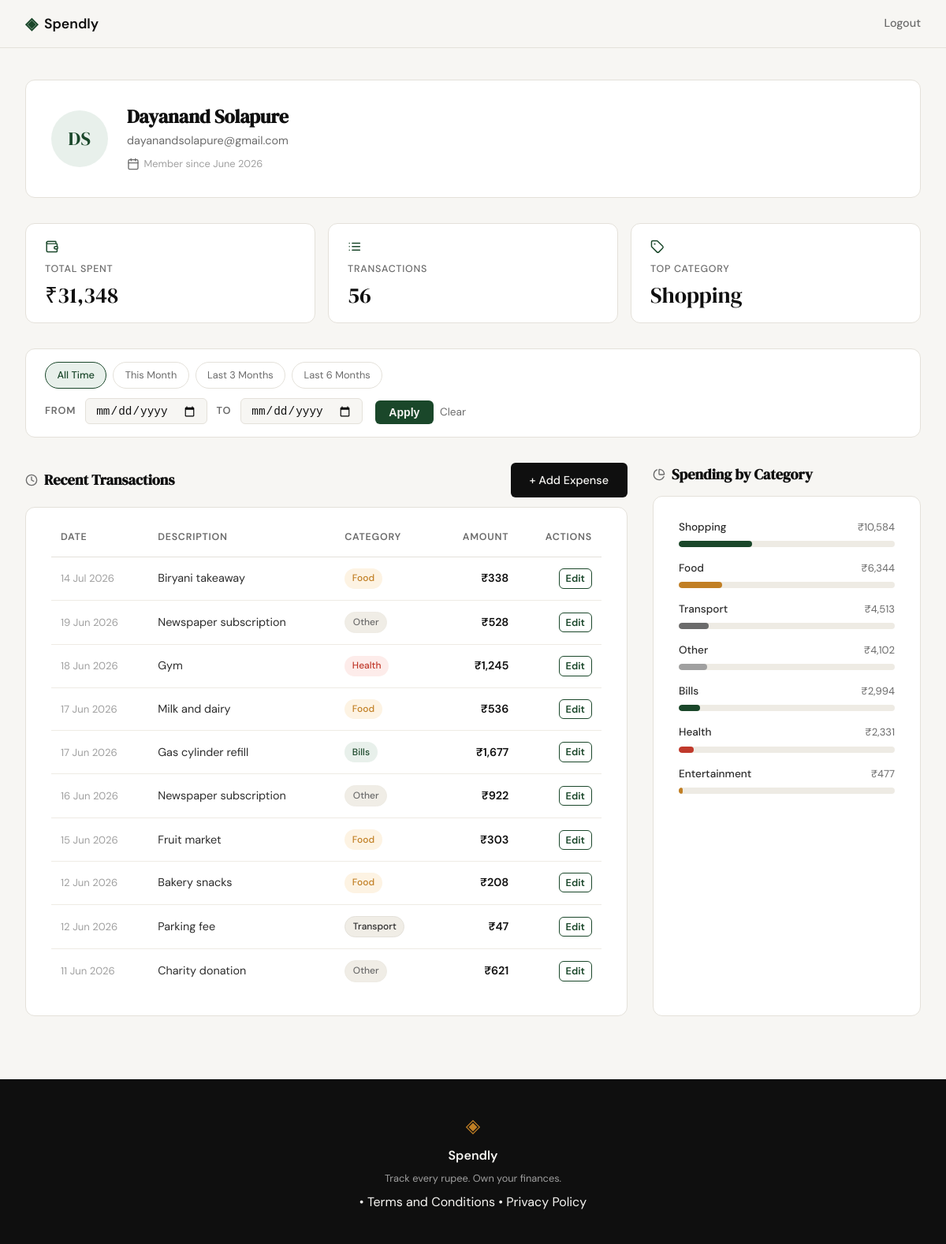
/profile (signed in), run on the app's committed database.
### tables this page shows
CREATE TABLE users (
            id            INTEGER PRIMARY KEY AUTOINCREMENT,
            name          TEXT    NOT NULL,
            email         TEXT    UNIQUE NOT NULL,
            password_hash TEXT    NOT NULL,
            created_at    TEXT    DEFAULT (datetime('now'))
        );

CREATE TABLE expenses (
            id          INTEGER PRIMARY KEY AUTOINCREMENT,
            user_id     INTEGER NOT NULL,
            amount      REAL    NOT NULL,
            category    TEXT    NOT NULL,
            date        TEXT    NOT NULL,
            description TEXT,
            created_at  TEXT    DEFAULT (datetime('now')),
            FOREIGN KEY (user_id) REFERENCES users (id)
        );

### app.py (the view)
@app.route("/profile")
def profile():
    if not session.get("user_id"):
        return redirect(url_for("login"))
    db_user = get_user_by_id(session["user_id"])
    if db_user is None:
        session.clear()
        return redirect(url_for("login"))
    user = {
        "name": db_user["name"],
        "email": db_user["email"],
        "member_since": _fmt_member_since(db_user["created_at"]),
    }
    filter_from = request.args.get("from_date", "").strip()
    filter_to = request.args.get("to_date", "").strip()
    filter_error = None
    filter_hint = None
    active_filter = False
    if filter_from and not _DATE_RE.match(filter_from):
        filter_error = "Invalid start date. Use YYYY-MM-DD format."
        filter_from = filter_to = ""
    elif filter_to and not _DATE_RE.match(filter_to):
        filter_error = "Invalid end date. Use YYYY-MM-DD format."
        filter_from = filter_to = ""
    elif bool(filter_from) != bool(filter_to):
        filter_hint = "Please provide both a start and an end date."
        filter_from = filter_to = ""
    elif filter_from and filter_to:
        if filter_from > filter_to:
            filter_error = "Start date must be on or before the end date."
            filter_from = filter_to = ""
        else:
            active_filter = True
    user_id = session["user_id"]
    from_arg = filter_from if active_filter else None
    to_arg = filter_to if active_filter else None
    expenses = get_user_expenses(user_id, from_arg, to_arg)
    stats = get_user_stats(user_id, from_arg, to_arg)
    categories = get_user_categories(user_id, from_arg, to_arg)
    filter_from_display = _fmt_date(filter_from) if active_filter else ""
    filter_to_display = _fmt_date(filter_to) if active_filter else ""
    _today = date.today()
    quick_filters = {
        "This Month":    (_today.replace(day=1).isoformat(), _today.isoformat()),
        "Last 3 Months": ((_today - timedelta(days=90)).isoformat(), _today.isoformat()),
        "Last 6 Months": ((_today - timedelta(days=180)).isoformat(), _today.isoformat()),
    }
    return render_template(
        "profile.html",
        user=user, stats=stats, expenses=expenses, categories=categories,
        filter_from=filter_from, filter_to=filter_to,
        filter_from_display=filter_from_display, filter_to_display=filter_to_display,
        active_filter=active_filter,
        filter_error=filter_error, filter_hint=filter_hint,
        quick_filters=quick_filters,
    )

### app.py (called while the page is built)
@app.after_request
def set_security_headers(response):
    response.headers["X-Content-Type-Options"] = "nosniff"
    response.headers["X-Frame-Options"] = "DENY"
    response.headers["Referrer-Policy"] = "strict-origin-when-cross-origin"
    return response

### database/db.py (called while the page is built)
def get_db():
    conn = sqlite3.connect(DB_PATH)
    conn.row_factory = sqlite3.Row
    conn.execute("PRAGMA foreign_keys = ON")
    return conn

def get_user_by_id(user_id):
    conn = get_db()
    cursor = conn.cursor()
    cursor.execute("SELECT * FROM users WHERE id = ?", (user_id,))
    user = cursor.fetchone()
    conn.close()
    return user

def _fmt_amount(amount_float):
    return f"₹{int(amount_float):,}"

def _fmt_date(date_str):
    dt = datetime.strptime(date_str, "%Y-%m-%d")
    return dt.strftime("%#d %b %Y")

def _fmt_member_since(created_at_str):
    dt = datetime.strptime(created_at_str, "%Y-%m-%d %H:%M:%S")
    return dt.strftime("%B %Y")

def _date_filter(from_date, to_date):
    if from_date and to_date:
        return " AND date BETWEEN ? AND ?", [from_date, to_date]
    return "", []

def get_user_expenses(user_id, from_date=None, to_date=None):
    conn = get_db()
    cursor = conn.cursor()
    date_clause, date_params = _date_filter(from_date, to_date)
    sql = ("SELECT id, date, description, category, amount FROM expenses "
           "WHERE user_id = ?" + date_clause)
    params = [user_id] + date_params
    sql += " ORDER BY date DESC" if date_clause else " ORDER BY date DESC LIMIT 10"
    cursor.execute(sql, params)
    rows = cursor.fetchall()
    conn.close()
    return [
        {
            "id": row["id"],
            "date": _fmt_date(row["date"]),
            "description": row["description"],
            "category": row["category"],
            "amount": _fmt_amount(row["amount"]),
        }
        for row in rows
    ]

### templates/profile.html (shortened to what this page needs)
{% extends "base.html" %}
{% block head %}
<link rel="stylesheet" href="{{ url_for('static', filename='css/profile.css') }}">
{% endblock %}
{% block content %}
<div class="profile-page">
  <div class="profile-inner">
    <section class="profile-hero">
      <div class="profile-avatar">
        <span class="profile-avatar__initials">
          {{ user.name.split()[0][0] }}{{ user.name.split()[-1][0] }}
        </span>
      </div>
      <div class="profile-identity">
        <h1 class="profile-identity__name">{{ user.name }}</h1>
        <p class="profile-identity__email">{{ user.email }}</p>
        <p class="profile-identity__since">
          <i data-lucide="calendar" class="profile-icon"></i>
          Member since {{ user.member_since }}
        </p>
      </div>
    </section>
    <section class="profile-stats">
      <div class="profile-stat-card">
        <i data-lucide="wallet" class="profile-stat-card__icon"></i>
        <span class="profile-stat-card__label">Total Spent</span>
        <span class="profile-stat-card__value">{{ stats.total_spent }}</span>
      </div>
      <div class="profile-stat-card">
        <i data-lucide="list" class="profile-stat-card__icon"></i>
        <span class="profile-stat-card__label">Transactions</span>
        <span class="profile-stat-card__value">{{ stats.transaction_count }}</span>
      </div>
      <div class="profile-stat-card">
        <i data-lucide="tag" class="profile-stat-card__icon"></i>
        <span class="profile-stat-card__label">Top Category</span>
        <span class="profile-stat-card__value">{{ stats.top_category }}</span>
      </div>
    </section>
    <form class="filter-form" method="GET" action="{{ url_for('profile') }}">
      <div class="quick-filter">
        <a href="{{ url_for('profile') }}"
           class="quick-filter__btn {% if not active_filter %}quick-filter__btn--active{% endif %}">
          All Time
        </a>
        {% for label, (from_d, to_d) in quick_filters.items() %}
        <a href="{{ url_for('profile', from_date=from_d, to_date=to_d) }}"
           class="quick-filter__btn {% if filter_from == from_d and filter_to == to_d %}quick-filter__btn--active{% endif %}">
          {{ label }}
        </a>
        {% endfor %}
      </div>
      <div class="filter-form__row">
        <div class="filter-form__fields">
          <label class="filter-form__label" for="from_date">From</label>
          <input class="filter-form__input" type="date" id="from_date"
                 name="from_date" value="{{ filter_from }}">
          <label class="filter-form__label" for="to_date">To</label>
          <input class="filter-form__input" type="date" id="to_date"
                 name="to_date" value="{{ filter_to }}">
        </div>
        <div class="filter-form__actions">
          <button class="filter-form__btn" type="submit">Apply</button>
          {% if not active_filter %}
          <a class="filter-form__clear" href="{{ url_for('profile') }}">Clear</a>
          {% endif %}
        </div>
      </div>
    </form>
    <div class="profile-bottom-grid">
      <section class="profile-section">
        <div class="profile-section__header">
          <h2 class="profile-section__heading">
            <i data-lucide="clock" class="profile-icon"></i>
            Recent Transactions
          </h2>
          <a href="{{ url_for('add_expense_view') }}" class="btn-primary">+ Add Expense</a>
        </div>
        <div class="profile-card">
          <table class="txn-table">
            <thead class="txn-table__head">
              <tr>
                <th class="txn-table__th">Date</th>
                <th class="txn-table__th">Description</th>
                <th class="txn-table__th">Category</th>
                <th class="txn-table__th txn-table__th--right">Amount</th>
                <th class="txn-table__th txn-table__th--right">Actions</th>
              </tr>
            </thead>
            <tbody>
              {% for expense in expenses %}
              <tr class="txn-table__row">
                <td class="txn-table__td txn-table__td--date">{{ expense.date }}</td>
                <td class="txn-table__td">{{ expense.description }}</td>
                <td class="txn-table__td">
                  <span class="cat-badge cat-badge--{{ expense.category | lower | replace(' ', '-') }}">
                    {{ expense.category }}
                  </span>
                </td>
                <td class="txn-table__td txn-table__td--amount">{{ expense.amount }}</td>
                <td class="txn-table__td txn-table__td--actions">
                  <a href="{{ url_for('edit_expense', id=expense.id) }}" class="txn-edit-link">Edit</a>
                </td>
              </tr>
              {% endfor %}
            </tbody>
          </table>
        </div>
      </section>
      <section class="profile-section">
        <h2 class="profile-section__heading">
          <i data-lucide="pie-chart" class="profile-icon"></i>
          Spending by Category
        </h2>
        <div class="profile-card profile-card--full-height">
          <div class="cat-breakdown">
            {% for cat in categories %}
            <div class="cat-breakdown__row">
              <div class="cat-breakdown__meta">
                <span class="cat-breakdown__name">{{ cat.name }}</span>
                <span class="cat-breakdown__total">{{ cat.total }}</span>
              </div>
              <div class="cat-breakdown__track">
                <div
                  class="cat-breakdown__fill cat-breakdown__fill--{{ cat.name | lower | replace(' ', '-') }}"
                  style="--bar-pct: {{ cat.pct }}%">
                </div>
              </div>
            </div>
            {% endfor %}
          </div>
        </div>
      </section>
    </div>
  </div>
</div>
{% endblock %}

### static/css/style.css (style rules this page uses)
:root { --ink: #0f0f0f; --ink-soft: #2d2d2d; --ink-muted: #6b6b6b; --ink-faint: #a0a0a0; --paper: #f7f6f3; --paper-warm: #f0ede6; --paper-card: #ffffff; --accent: #1a472a; --accent-light: #e8f0eb; --accent-2: #c17f24; --accent-2-light: #fdf3e3; --danger: #c0392b; --danger-light: #fdecea; --border: #e4e1da; --border-soft: #eeebe4; --font-display: 'DM Serif Display', Georgia, serif; --font-body: 'DM Sans', system-ui, sans-serif; --max-width: 1200px; --auth-width: 440px; --radius-sm: 6px; --radius-md: 12px; --radius-lg: 20px; }
*, *::before, *::after { box-sizing: border-box; margin: 0; padding: 0; }
html { font-size: 16px; scroll-behavior: smooth; }
body { background: var(--paper); color: var(--ink); font-family: var(--font-body); font-size: 1rem; line-height: 1.6; -webkit-font-smoothing: antialiased; }
a { color: inherit; text-decoration: none; }
.btn-primary { display: inline-block; background: var(--ink); color: var(--paper); padding: 0.65rem 1.5rem; border-radius: var(--radius-sm); font-family: var(--font-body); font-size: 0.9rem; font-weight: 500; cursor: pointer; border: none; transition: background 0.2s; text-decoration: none; }

### data on the page
users: name "D", name "S", name "Dayanand Solapure", email "dayanandsolapure@gmail.com"
expenses: date "14 Jul 2026", description "Biryani takeaway", category "Food", amount "₹338"
expenses: date "19 Jun 2026", description "Newspaper subscription", category "Other", amount "₹528"
expenses: date "18 Jun 2026", description "Gym", category "Health", amount "₹1,245"
expenses: date "17 Jun 2026", description "Milk and dairy", category "Food", amount "₹536"
expenses: date "17 Jun 2026", description "Gas cylinder refill", category "Bills", amount "₹1,677"
expenses: date "16 Jun 2026", description "Newspaper subscription", category "Other", amount "₹922"
expenses: date "15 Jun 2026", description "Fruit market", category "Food", amount "₹303"
expenses: date "12 Jun 2026", description "Bakery snacks", category "Food", amount "₹208"
expenses: date "12 Jun 2026", description "Parking fee", category "Transport", amount "₹47"
expenses: date "11 Jun 2026", description "Charity donation", category "Other", amount "₹621"

### other printed values
{{ user.member_since }} "June 2026"
{{ stats.total_spent }} "₹31,348"
{{ stats.transaction_count }} "56"
{{ stats.top_category }} "Shopping"
{{ label }} "This Month" "Last 3 Months" "Last 6 Months"
{{ cat.name }} "Shopping" "Food" "Transport" "Other" "Bills" "Health" "Entertainment"
{{ cat.total }} "₹10,584" "₹6,344" "₹4,513" "₹4,102" "₹2,994" "₹2,331" "₹477"
